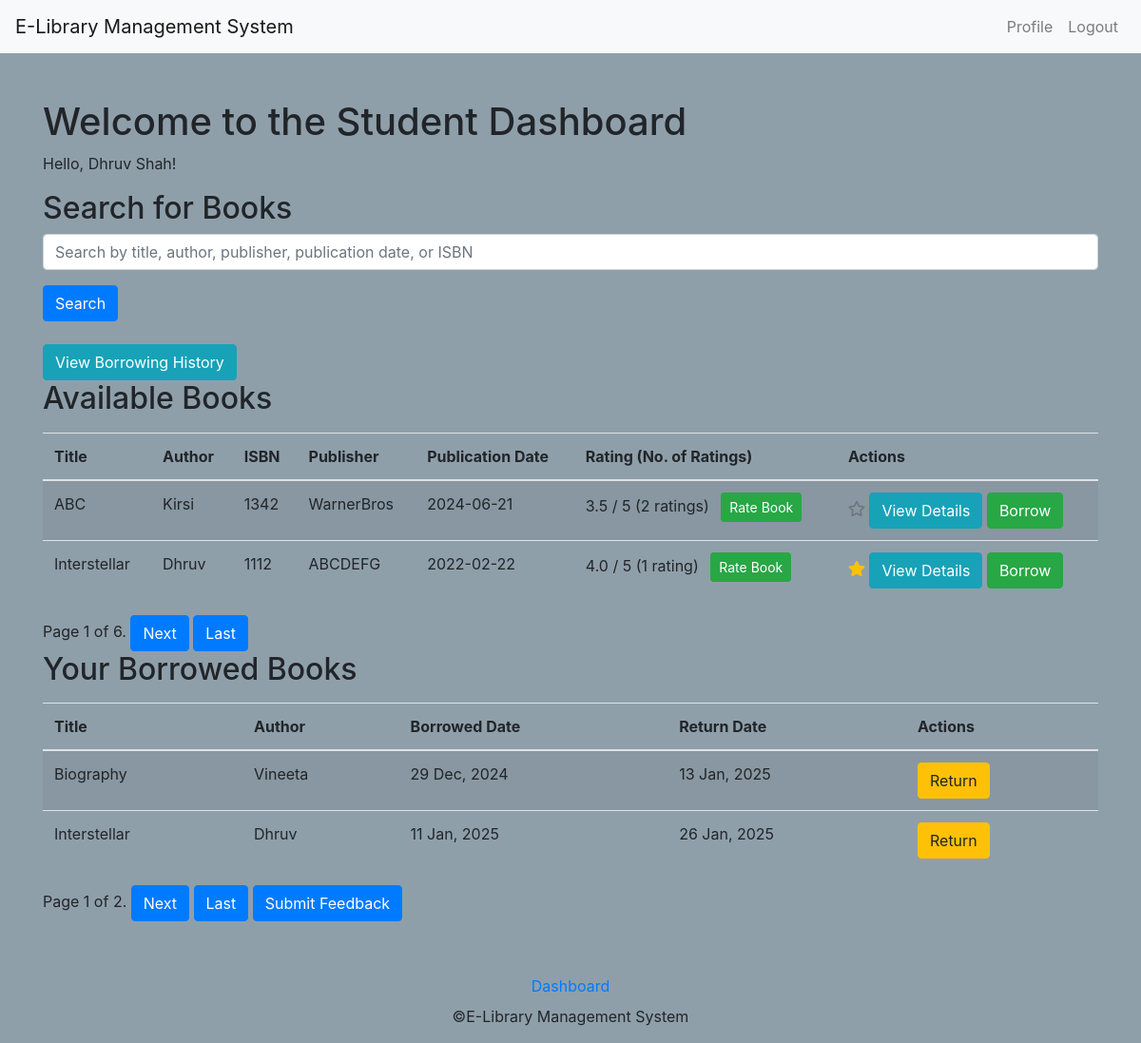
Screenshot of /student_dashboard/ (signed in) with the database file from the repository.
### users/models.py (models this page shows, shortened)
class Profile(models.Model):
    ROLE_CHOICES = [
        ('student', 'Student'),
        ('librarian', 'Librarian'),
    ]
    user = models.OneToOneField(User, on_delete=models.CASCADE)
    role = models.CharField(max_length=10, choices=ROLE_CHOICES)
    name = models.CharField(max_length=100)
    psrn_number = models.CharField(max_length=15, blank=True, null=True)
    room = models.CharField(max_length=50, blank=True, null=True)
    hostel = models.CharField(max_length=50, blank=True, null=True)
    favorite_books = models.ManyToManyField("books.Book", default=None, blank=True, related_name="favorited_by")

### books/models.py (models this page shows, shortened)
class Book(models.Model):
    title = models.CharField(max_length=255)
    author = models.CharField(max_length=255)
    isbn = models.PositiveBigIntegerField(unique=True)
    publication_date = models.DateField(blank=True, null=True)
    publisher_name = models.CharField(max_length=255, default=None)
    cover_image = models.ImageField(upload_to='book_covers/', blank=True, null=True)
    total_copies = models.PositiveIntegerField(default=1)
    available_copies = models.PositiveIntegerField(default=1)
    rating = models.FloatField(default=0.0)
    num_ratings = models.PositiveIntegerField(default=0)

class Borrow(models.Model):
    user = models.ForeignKey(User, on_delete=models.CASCADE)
    book = models.ForeignKey(Book, on_delete=models.CASCADE)
    borrow_date = models.DateField(default=now)
    due_date = models.DateField(default=now().date()+timedelta(days=LateFeeConfig.objects.first().days_before_late_fee))
    return_date = models.DateField(blank=True, null=True)
    is_returned = models.BooleanField(default=False)

### users/views.py (the view, shortened to what this page needs)
# urls.py: path('student_dashboard/', student_dashboard, name = 'student_dashboard'),
@login_required
def student_dashboard(request):
    try:
        profile = request.user.profile
        if profile.role == 'librarian':
            return redirect('librarian_dashboard')
    except Profile.DoesNotExist:
        return redirect('create_profile')
    query = request.GET.get('q', '')  # Get the search query
    books = Book.objects.all()  # Fetch all books
    paginator = Paginator(books, 2)  # Show 10 books per page
    page_number = request.GET.get('page')
    books = paginator.get_page(page_number)
    borrow_records = Borrow.objects.filter(user=request.user, is_returned=False)
    borrow_paginator = Paginator(borrow_records, 2)  # Show 5 borrowed books per page
    borrow_page_number = request.GET.get('borrow_page')
    borrow_records = borrow_paginator.get_page(borrow_page_number)
    return render(request, 'users/student_dashboard.html', {
        'books': books,
        'query': query,
        'borrow_records': borrow_records
    })

### users/templates/users/student_dashboard.html (shortened to what this page needs)
{% extends "users/base.html" %}
{% block content %}
<h1>Welcome to the Student Dashboard</h1>
<p>Hello, {{ user.profile.name }}!</p>
<h2>Search for Books</h2>
<form method="get" action="{% url 'student_dashboard' %}">
    <div class="form-group">
        <input type="text" name="q" class="form-control" placeholder="Search by title, author, publisher, publication date, or ISBN" value="{{ query }}">
    </div>
    <button type="submit" class="btn btn-primary">Search</button>
</form>
<br>
<a href="{% url 'student_borrowing_history' %}" class="btn btn-info">View Borrowing History</a>
<h2>Available Books</h2>
<table class="table table-striped mt-3">
    <thead>
        <tr>
            <th>Title</th>
            <th>Author</th>
            <th>ISBN</th>
            <th>Publisher</th>
            <th>Publication Date</th>
            <th>Rating (No. of Ratings)</th>
            <th>Actions</th>
        </tr>
    </thead>
    <tbody>
        {% if books %}
            {% for book in books %}
            <tr>
                <td>{{ book.title }}</td>
                <td>{{ book.author }}</td>
                <td>{{ book.isbn }}</td>
                <td>{{ book.publisher_name }}</td>
                <td>{{ book.publication_date|date:"Y-m-d" }}</td>
                <td>
                    {{ book.rating|default:0.0 }} / 5
                    ({{ book.num_ratings }} rating{{ book.num_ratings|pluralize }})
                    <a href="{% url 'rate_book' book.id %}" class="btn btn-sm btn-success ml-2">Rate Book</a>
                </td>
                <td>
                    {% if book in user.profile.favorite_books.all %}
                        <a href="{% url 'unmark_favorite' book.pk %}" class="text-warning" title="Remove from favorites">
                            <i class="fas fa-star"></i>
                        </a>
                    {% else %}
                        <a href="{% url 'mark_favorite' book.pk %}" class="text-secondary" title="Add to favorites">
                            <i class="far fa-star"></i>
                        </a>
                    {% endif %}
                    <a href="{% url 'book_detail' book.pk %}" class="btn btn-info">View Details</a>
                    <a href="{% url 'borrow' book.pk %}" class="btn btn-success">Borrow</a>
                </td>
            </tr>
            {% endfor %}
        {% else %}
            <tr>
                <td colspan="8" class="text-center">No books found.</td>
            </tr>
        {% endif %}
    </tbody>
</table>
<span>Page {{ books.number }} of {{ books.paginator.num_pages }}.</span>
{% if books.has_next %}
    <a href="?page={{ books.next_page_number }}&q={{ query }}" class="btn btn-primary">Next</a>
    <a href="?page={{ books.paginator.num_pages }}&q={{ query }}" class="btn btn-primary">Last</a>
{% endif %}
<h2>Your Borrowed Books</h2>
<table class="table table-striped mt-3">
    <thead>
        <tr>
            <th>Title</th>
            <th>Author</th>
            <th>Borrowed Date</th>
            <th>Return Date</th>
            <th>Actions</th>
        </tr>
    </thead>
    <tbody>
        {% if borrow_records %}
            {% for record in borrow_records %}
            <tr>
                <td>{{ record.book.title }}</td>
                <td>{{ record.book.author }}</td>
                <td>{{ record.borrow_date|date:"j M, o" }}</td>
                <td>{{ record.due_date|date:"j M, o" }}</td>
                <td>
                    <a href="{% url 'return' record.pk %}" class="btn btn-warning">Return</a>
                </td>
            </tr>
            {% endfor %}
        {% else %}
            <tr>
                <td colspan="5" class="text-center">No books currently borrowed.</td>
            </tr>
        {% endif %}
    </tbody>
</table>
<span>Page {{ borrow_records.number }} of {{ borrow_records.paginator.num_pages }}.</span>
{% if borrow_records.has_next %}
    <a href="?page={{ borrow_records.next_page_number }}&q={{ query }}" class="btn btn-primary">Next</a>
    <a href="?page={{ borrow_records.paginator.num_pages }}&q={{ query }}" class="btn btn-primary">Last</a>
{% endif %}
<a href="{% url 'submit_feedback' %}" class="btn btn-primary">Submit Feedback</a>
{% endblock %}

### users/templates/users/base.html (style rules this page uses)
body { background-color: #8f9faa; }

### rows the page displays
Book: title "ABC", author "Kirsi", isbn "1342", publisher_name "WarnerBros", publication_date "2024-06-21", rating "3.5", num_ratings "2"
Book: title "Interstellar", author "Dhruv", isbn "1112", publisher_name "ABCDEFG", publication_date "2022-02-22", rating "4.0", num_ratings "1"
Borrow: book "Biography", book.author "Vineeta", borrow_date "29 Dec, 2024", due_date "13 Jan, 2025"
Borrow: book "Interstellar", book.author "Dhruv", borrow_date "11 Jan, 2025", due_date "26 Jan, 2025"

### other values shown
{{ user.profile.name }} "Dhruv Shah"
{{ books.number }} "1"
{{ books.paginator.num_pages }} "6"
{{ borrow_records.number }} "1"
{{ borrow_records.paginator.num_pages }} "2"
